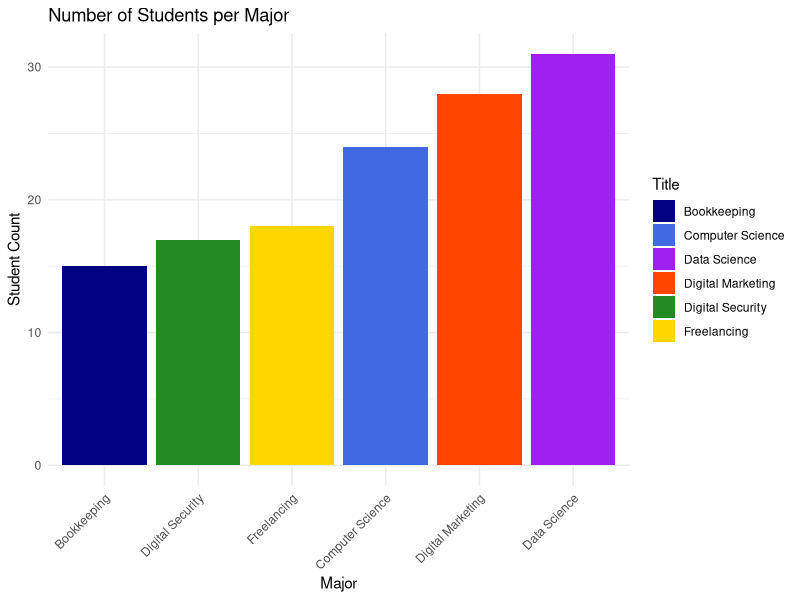
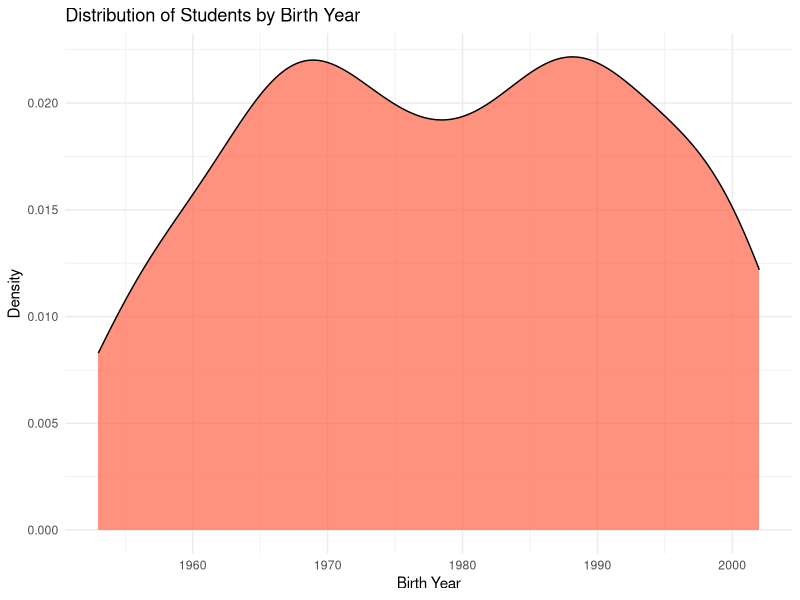
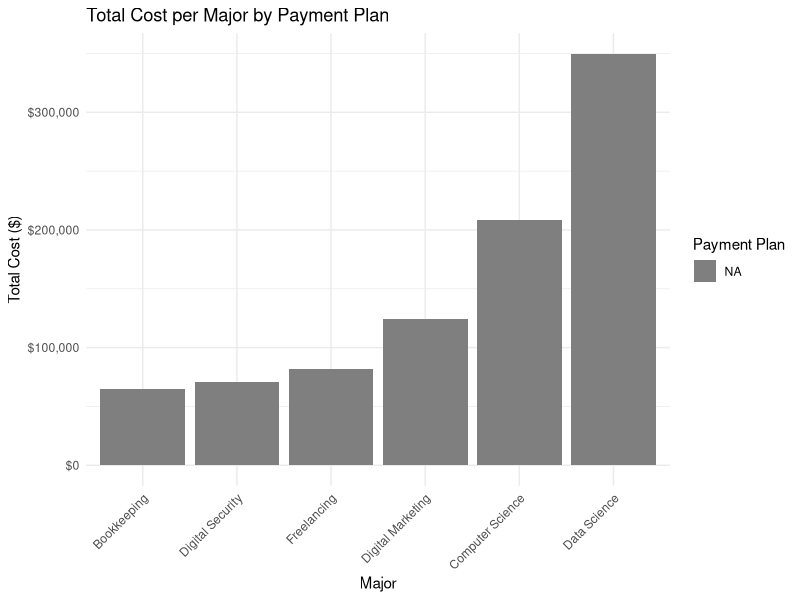
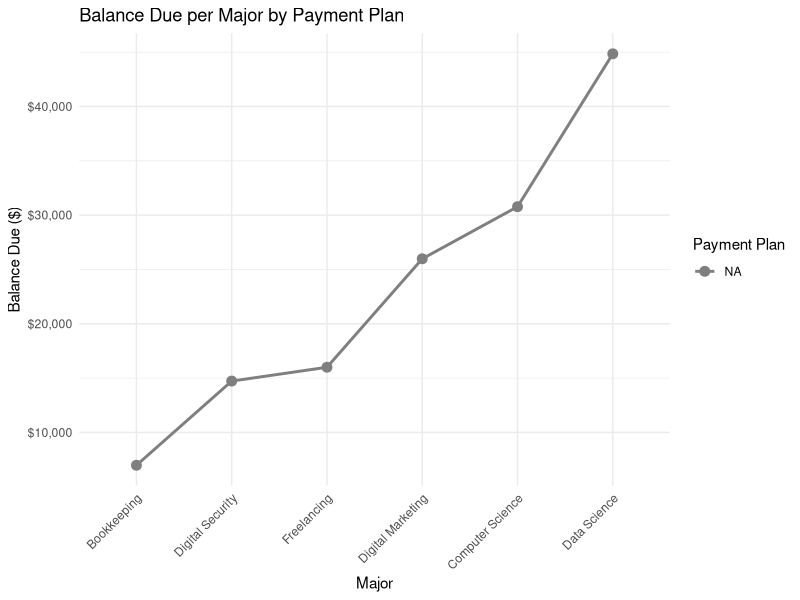

Generate these figures, in order, with R:
# Loading libraries
library(tidyverse)
library(lubridate)
library(scales)
library(readxl)
library(stringr)

# Setting working directory
setwd("~/Desktop/DATA332/r_projects/student/")

# Reading Excel files
course_df <- read_excel("course.xlsx")
registration_df <- read_excel("registration.xlsx")
student_df <- read_excel("student.xlsx")

# Rename columns to match across datasets
registration_df <- registration_df %>%
  rename(Student_ID = `Student ID`, Instance_ID = `Instance ID`)

student_df <- student_df %>%
  rename(Student_ID = `Student ID`)

course_df <- course_df %>%
  rename(Instance_ID = `Instance ID`)

# Merge data sets using left join
merged_df <- left_join(registration_df, student_df, by = "Student_ID") %>%
  left_join(course_df, by = "Instance_ID")

# Debugging step to check for missing values after merging
print("Merged dataset preview:")
print(head(merged_df))

# Ensure Birth Year is extracted correctly
merged_df <- merged_df %>%
  mutate(`Birth Year` = year(as.Date(`Birth Date`)))

# Handling missing values in Title
merged_df <- merged_df %>%
  mutate(Title = ifelse(is.na(Title), "Unknown Major", Title))

# Standardize `Payment Plan` values to avoid mismatches
merged_df <- merged_df %>%
  mutate(`Payment Plan` = str_trim(as.character(`Payment Plan`)))

# Convert `Payment Plan` to a factor with explicit levels (Fix for Warning)
merged_df$`Payment Plan` <- factor(merged_df$`Payment Plan`, levels = c("Cash", "Loan", "Scholarship"))

# Pivot tables
# 1. Count of Students per Major
major_count <- merged_df %>%
  group_by(Title) %>%
  summarise(Student_Count = n())

# 2. Total Cost per Major, Segmented by Payment Plan
cost_per_major <- merged_df %>%
  group_by(Title, `Payment Plan`) %>%
  summarise(`Total Cost` = sum(`Total Cost`, na.rm = TRUE))

# 3. Total Balance Due per Major, Segmented by Payment Plan
balance_due_per_major <- merged_df %>%
  group_by(Title, `Payment Plan`) %>%
  summarise(`Balance Due` = sum(`Balance Due`, na.rm = TRUE))

# Checking totals for validation
print("Total Cost per Major Summary:")
print(sum(cost_per_major$`Total Cost`, na.rm = TRUE))

print("Total Balance Due Summary:")
print(sum(balance_due_per_major$`Balance Due`, na.rm = TRUE))

# CHART 1: Number of Students per Major
ggplot(major_count, aes(x = fct_reorder(Title, Student_Count), y = Student_Count, fill = Title)) +
  geom_bar(stat = "identity") +
  scale_fill_manual(values = c("navy", "royalblue", "purple", "orangered", "forestgreen", "gold")) +
  labs(title = "Number of Students per Major", x = "Major", y = "Student Count") +
  theme_minimal() +
  theme(axis.text.x = element_text(angle = 45, hjust = 1))

# CHART 2: Birth Year Distribution
ggplot(merged_df %>% filter(!is.na(`Birth Year`)), aes(x = `Birth Year`)) +
  geom_density(fill = "tomato", alpha = 0.7, color = "black") +
  labs(title = "Distribution of Students by Birth Year", x = "Birth Year", y = "Density") +
  theme_minimal()

# CHART 3: Total Cost per Major by Payment Plan
ggplot(cost_per_major, aes(x = fct_reorder(Title, `Total Cost`), y = `Total Cost`, fill = `Payment Plan`)) +
  geom_bar(stat = "identity", position = "dodge") +
  scale_fill_manual(values = c("Cash" = "dodgerblue", "Loan" = "darkorange", "Scholarship" = "mediumseagreen")) +
  labs(title = "Total Cost per Major by Payment Plan", x = "Major", y = "Total Cost ($)") +
  scale_y_continuous(labels = dollar_format()) +
  theme_minimal() +
  theme(axis.text.x = element_text(angle = 45, hjust = 1))

# CHART 4: Line Graph for Balance Due per Major
ggplot(balance_due_per_major, aes(x = fct_reorder(Title, `Balance Due`), y = `Balance Due`, group = `Payment Plan`, color = `Payment Plan`)) +
  geom_line(size = 1) +
  geom_point(size = 3) +
  scale_color_manual(values = c("Cash" = "indianred", "Loan" = "steelblue", "Scholarship" = "forestgreen")) +
  labs(title = "Balance Due per Major by Payment Plan", x = "Major", y = "Balance Due ($)") +
  scale_y_continuous(labels = dollar_format()) +
  theme_minimal() +
  theme(axis.text.x = element_text(angle = 45, hjust = 1))

#dev.off()